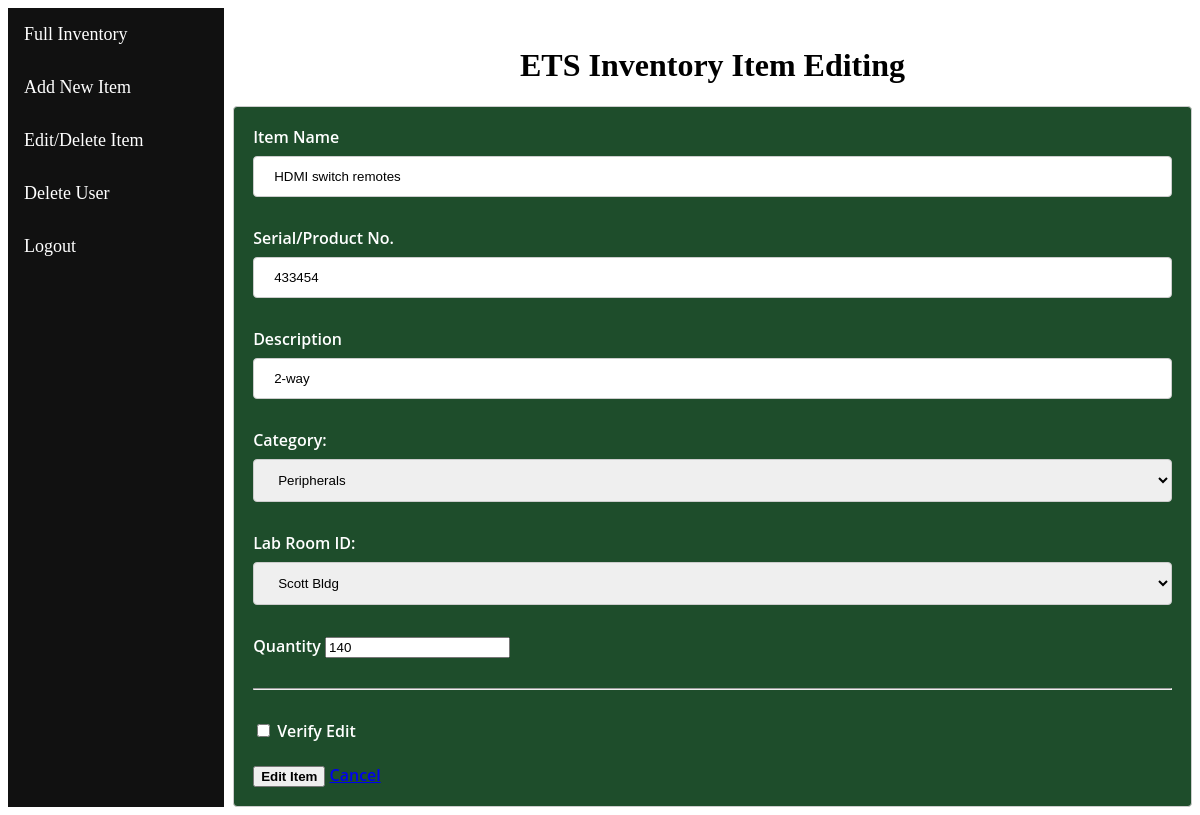
Screenshot of /inventory/edititem/3 (signed in) with the database file from the repository.
### main/models.py (models this page shows, shortened)
class Inventory(models.Model):
	item_name = models.CharField(max_length=50, default='')
	ser_prod_no = models.CharField(max_length = 32)
	descript_inf = models.CharField(max_length = 200)
	category_inf = models.CharField(max_length = 200)
	lab_name_no = models.CharField(max_length = 200)
	quantity_of = models.PositiveIntegerField(default=1)
	class Meta:
		ordering = [Upper('item_name')]

### main/views.py (the view, shortened to what this page needs)
# urls.py: path("edititem/<item_id>", views.edititem, name='edititem'),
@login_required
@admin_required
def edititem(request, item_id):
	item = Inventory.objects.get(pk=item_id)
	context = {'item':item}
	return render(request, 'edititem.html', context)

### main/templates/edititem.html (shortened to what this page needs)
{% extends "basedbapp.html" %}
{% block content %}
<br><h1>ETS Inventory Item Editing</h1>
<form action="{% url 'main:edititem' item.id %}" method="post">
	<div class="add">
		<div class="col-md-6">
			<label for="item_name" class="form-label">Item Name</label>
			<input type="text" class="form-control" id="item_name" name="item_name" value="{{item.item_name}}" required>
		</div><br>
		<div class="col-md-6">
			<label for="ser_prod_no" class="form-label">Serial/Product No.</label>
			<input type="text" class="form-control" id="ser_prod_no" name="ser_prod_no" value="{{item.ser_prod_no}}" required>
		</div><br>
		<div class="col-12">
			<label for="descript_inf" class="form-label">Description</label>
			<input type="text" class="form-control" id="descript_inf" name="descript_inf" value="{{item.descript_inf}}" required>
		</div><br>
		<div class="col-md-5">
			<label for="category_inf" class="form-label">Category:</label>
			<select id="category_inf" name="category_inf" class="form-select" required>
				<option selected value="{{ item.category_inf }}">{{ item.category_inf }}</option>
			</select>
		</div><br>
		<div class="col-md-5">
			<label for="lab_name_no" class="form-label">Lab Room ID:</label>
			<select id="lab_name_no" name="lab_name_no" class="form-select" required>
				<option selected value="{{ item.lab_name_no }}">{{ item.lab_name_no }}</option>
			</select>
		</div><br>
		<div class="col-md-2">
			<label for="quantity_of" class="form-label">Quantity</label>
			<input type="number" class="form-control" required class="vIntegerField" min="1" id="quantity_of" name="quantity_of" value={{item.quantity_of}} required>
		</div><br><hr /><br>
		<div class="form-check">
		  <input id="formcheck" type="checkbox" required>
		  <label for="formcheck">
			Verify Edit
		  </label>
		</div><br>
		<div class="col-12">
			<button type="submit" class="btn btn-primary" style="font-weight: bold;">Edit Item</button>
			<a href="{% url 'main:changeitem' %}" style="font-weight: bold;">Cancel</a>
		</div>
	</div>
</form>
{% endblock content %}

### main/templates/basedbapp.html (style rules this page uses)
h1 { text-align: center; }
input[type=text], select { width: 100%; padding: 12px 20px; margin: 8px 0; display: inline-block; border: 1px solid #ccc; border-radius: 4px; box-sizing: border-box; }
input[type=password], select { width: 100%; padding: 12px 20px; margin: 8px 0; display: inline-block; border: 1px solid #ccc; border-radius: 4px; box-sizing: border-box; }
.add { border-radius: 5px; background-color: #1E4D2B; border: 1px solid #ccc; border-radius: 4px; box-sizing: border-box; color:white; padding:2% 2%; font-family: Open Sans Semibold, Helvetica, sans-serif; }

### rows the page displays
Inventory: item_name "HDMI switch remotes", ser_prod_no "433454", descript_inf "2-way", category_inf "Peripherals", lab_name_no "Scott Bldg", quantity_of "140"
